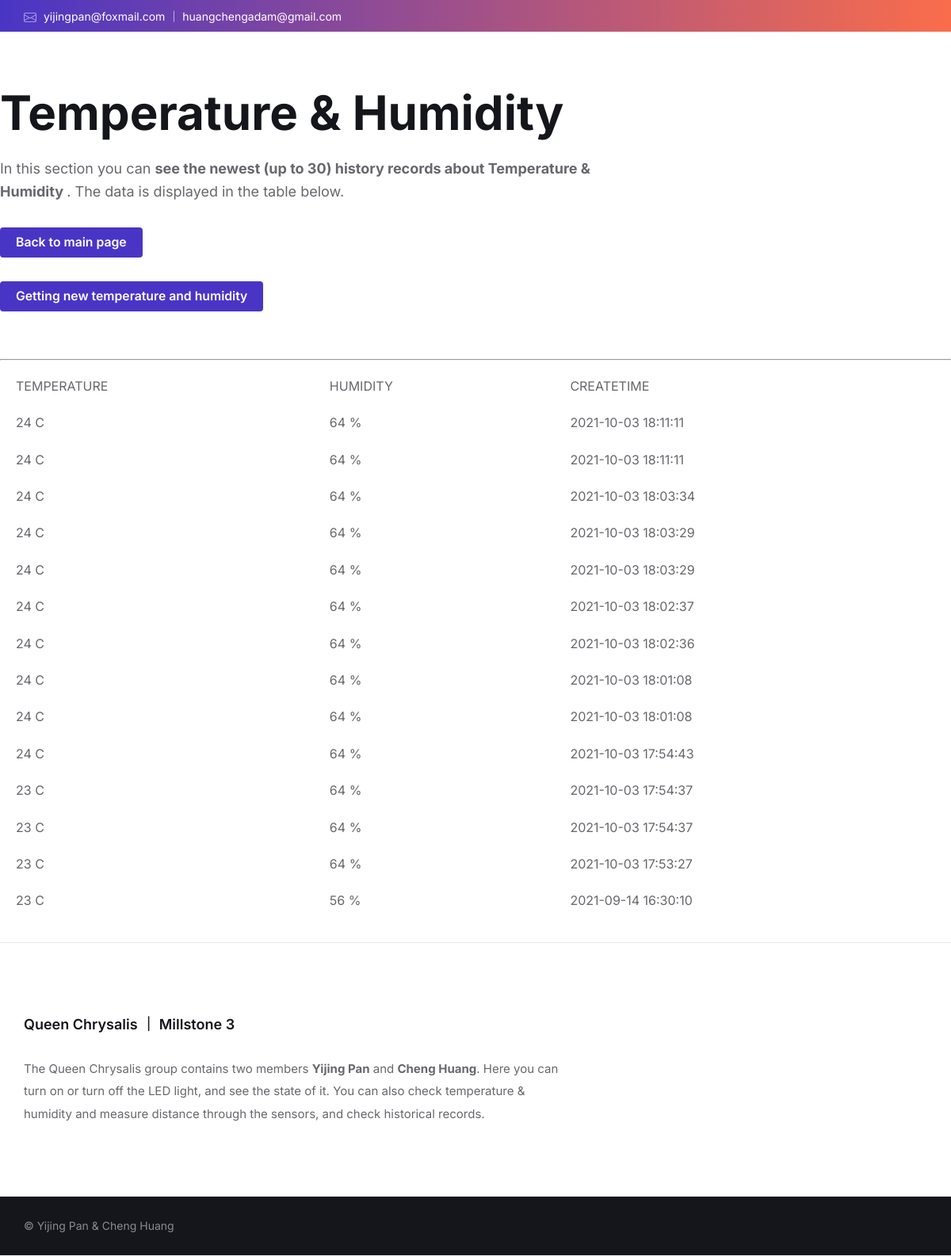
/tempHistoryData, run on an earlier commit of the app's database.
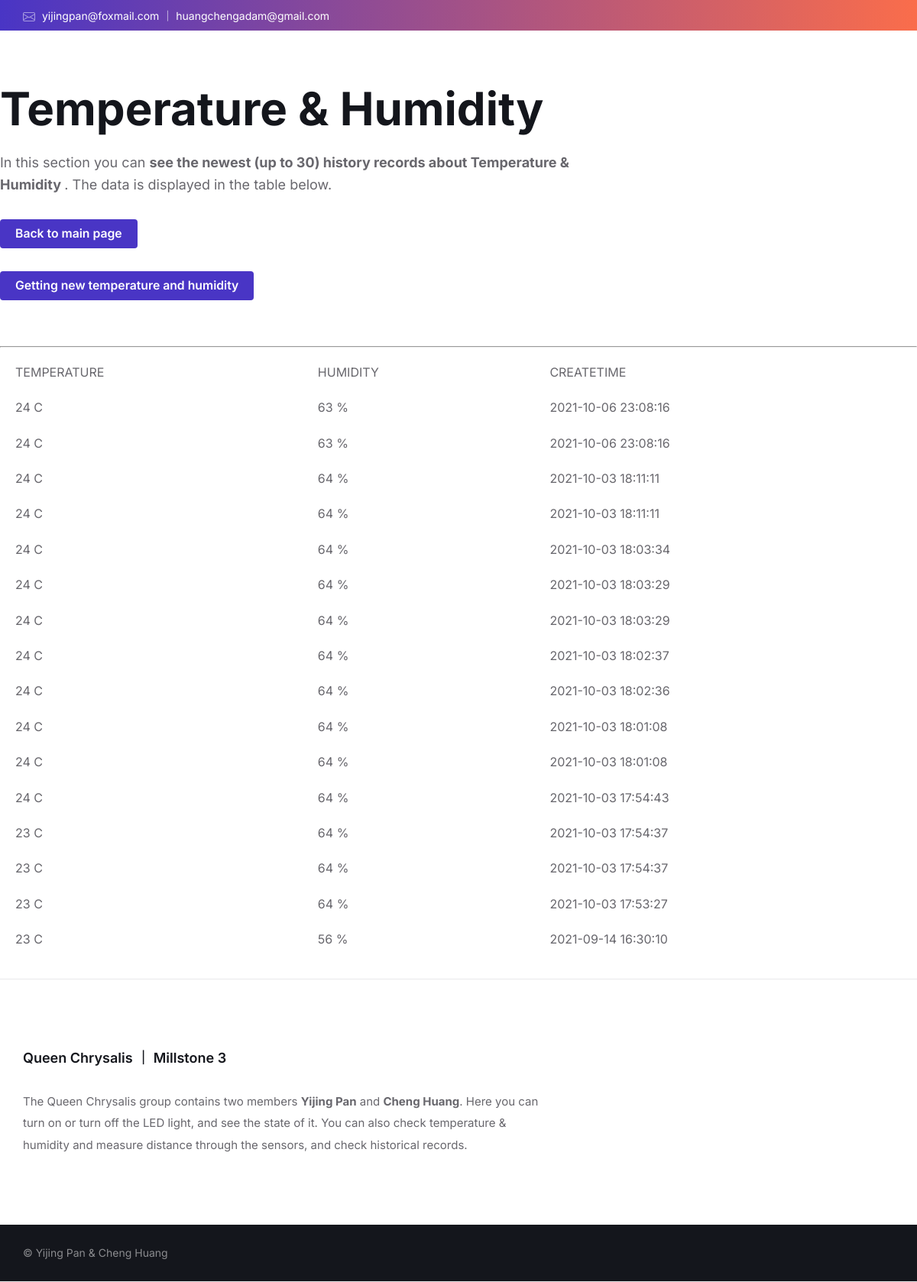
And on a later commit of the database.
### tables this page shows
CREATE TABLE "history_temperature_humidity" (
	"id"	INTEGER NOT NULL,
	"temperature"	NUMERIC NOT NULL,
	"humidity"	NUMERIC NOT NULL,
	"create_time"	TEXT NOT NULL,
	PRIMARY KEY("id" AUTOINCREMENT)
);

### app.py (the view)
@app.route("/tempHistoryData")
def histiryData():
    conn = sqlite3.connect(db_file)
    cur = conn.cursor()
    history_data = cur.execute("select * from history_temperature_humidity order by id desc limit 30")
    history_data_list = []
    for data in history_data:
        history_data_list.append(data)
    conn.close()
    templateData = {
        'historyData': history_data_list
    }
    return render_template('tempHistoryData.html', **templateData)

### templates/tempHistoryData.html (shortened to what the changed rows need)
<!DOCTYPE html>
<html lang="en">
<head>
		<link rel="stylesheet" type="text/css" href="../static/assets/css/general.css">
        <link rel="stylesheet" type="text/css" href="../static/assets/css/color-schemes/default.css">
		<link rel="stylesheet" type="text/css" href="../static/style.css">
</head>
<body>
	<div id="wrapper">
			<header id="header" class="header--has-logo header--has-topbar header--has-search header--has-social-links header--sticky">
			<header class="main-header">
                        <div class="main-header__inner">
                            <h1 class="main-header__title">Temperature & Humidity</h1>
                        </div>
			</header>
            <div class="col-md-12 mt">
             <div class="content-panel">
              <table class="table table-hover">
                <thead>
                  <tr>
                    <th>Temperature</th>
                    <th>Humidity</th>
                    <th>CreateTime</th>
                  </tr>
                </thead>
                <tbody>
                {% for item in historyData %}
                <tr>
                    <td>{{ item[1] }} C</td>
                    <td>{{ item[2] }} %</td>
                    <td>{{ item[3] }}</td>
                </tr>
                {% endfor %}
                </tbody>
              </table>
            </div>
          </div>
			</header>
		</div>
</body>
</html>

What changed in the data, as far as the page shows it:
added history_temperature_humidity: temperature "24", humidity "63", create_time "2021-10-06 23:08:16"
added history_temperature_humidity: temperature "24", humidity "63", create_time "2021-10-06 23:08:16"
